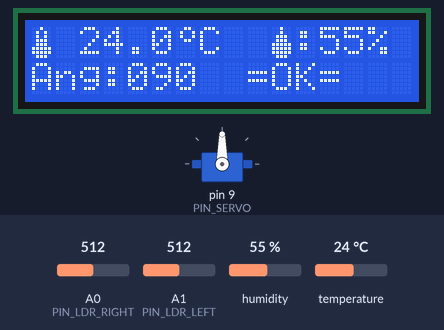
A sketch run on a simulated Arduino Uno, built with avr-gcc and run on an emulated ATmega328P. Shown: 16×2 character LCD, servo. The test bench sets the inputs (shaded band); at power-on: A0 (PIN_LDR_RIGHT) = 512, A1 (PIN_LDR_LEFT) = 512, humidity 55 %, temperature 24 °C. What the sketch prints to the serial monitor is not drawn.

Above: at 4.8 s.
4.9 s: A0 (PIN_LDR_RIGHT) set to 538
At 6.8 s:
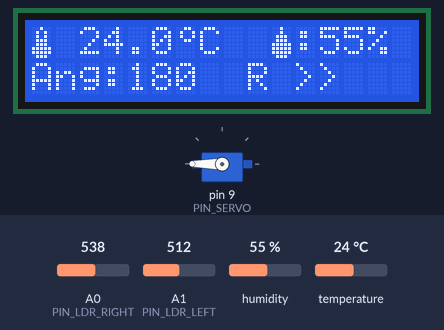
7.5 s: A1 (PIN_LDR_LEFT) set to 538
At 8.5 s:
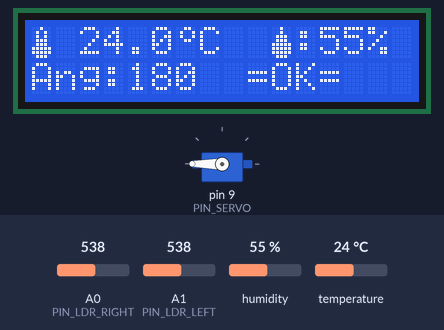
9.3 s: A1 (PIN_LDR_LEFT) set to 567
At 11.9 s:
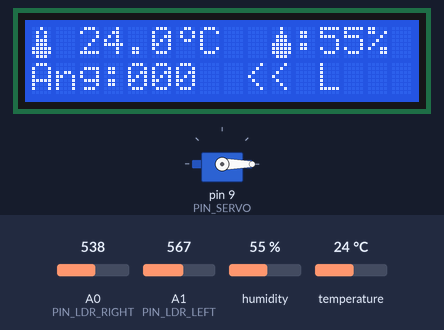
12.0 s: A0 (PIN_LDR_RIGHT) set to 566
At 12.5 s:
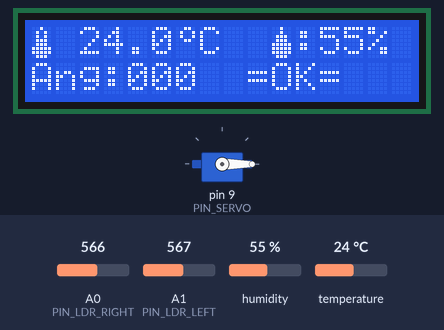
13.6 s: A0 (PIN_LDR_RIGHT) set to 601
At 14.06 s:
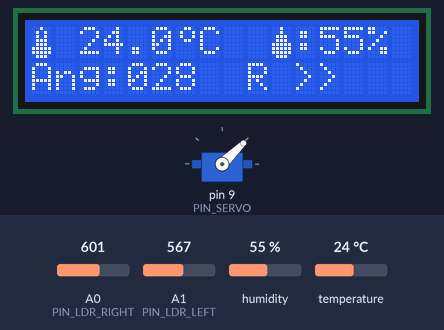
16.6 s: humidity set to 22 %
At 19.5 s:
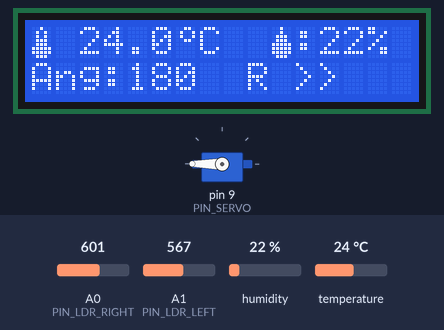
Timing chart, 0 to 20.6 s (numbered marks = the images above; inputs shaded):
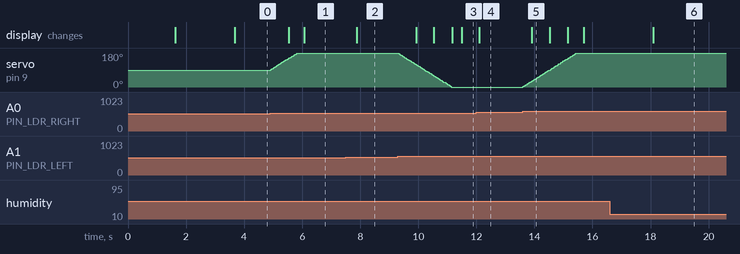

Measured:
- the behaviour switches between 527 and 528 on A0 (PIN_LDR_RIGHT) (found by bisection; images 0 and 1)
- the behaviour switches between 553 and 554 on A1 (PIN_LDR_LEFT) (found by bisection; images 2 and 3)
- the behaviour switches between 582 and 583 on A0 (PIN_LDR_RIGHT) (found by bisection; images 4 and 5)
- after the input at 4.9 s, servo on pin 9 (PIN_SERVO): moves from 90° to 180° over 0.91 s, starting at once; the display: first changes after 0.64 s (image 1 shows a later state)
- after the input at 7.5 s, the display: changes after 0.38 s (image 2)
- after the input at 9.3 s, servo on pin 9 (PIN_SERVO): moves from 180° to 0° over 1.8 s, starting at once; the display: first changes after 0.62 s (image 3 shows a later state)
- after the input at 12.0 s, the display: changes after 0.10 s (image 4)
- after the input at 13.6 s, servo on pin 9 (PIN_SERVO): moves from 0° to 180° over 1.9 s, starting at once; the display: changes after 0.30 s (image 5)
- after the input at 16.6 s, the display: changes after 1.5 s (image 6)

The sketch:

solar_tracker.ino
```cpp
//  Solar Tracker + DHT11 Temperature & Humidity Display
//  Hardware: Arduino Uno/Nano R3
//  LCD: 16x2 with I2C backpack (PCF8574) — SDA=A4, SCL=A5
//  Servo: D9
//  Sensor: DHT11 on A2
//  LDR Left: A1  |  LDR Right: A0

// ---------- Libraries ----------
#include <Wire.h>               // I2C (built-in)
#include <LiquidCrystal_I2C.h> // LCD I2C
#include <Servo.h>              // Servo
#include <DHT.h>                // DHT11/DHT22 driver

// ============================================================
//  PIN DEFINITIONS
// ============================================================
#define PIN_SERVO        9      // Servo PWM signal
#define PIN_DHT          A2     // DHT11 data line
#define PIN_LDR_LEFT     A1     // Left  LDR
#define PIN_LDR_RIGHT    A0     // Right LDR

// DHT sensor type — change to DHT22 if you upgrade later
#define DHT_TYPE         DHT11

// ============================================================
//  TUNABLE PARAMETERS
// ============================================================
#define SERVO_MIN_ANGLE    0    // Servo left  limit (°)
#define SERVO_MAX_ANGLE    180  // Servo right limit (°)
#define SERVO_START_ANGLE  90  // Boot position (centre)

#define LDR_THRESHOLD      15  // Dead-band to prevent jitter
#define SERVO_STEP         2   // Degrees per move
#define SERVO_SPEED_MS     20  // ms between servo steps

// DHT11 needs at least 2000ms between reads
#define DHT_READ_INTERVAL  2000
#define LCD_UPDATE_MS      600

// ============================================================
//  OBJECT INSTANCES
// ============================================================

// Try 0x27 first; if LCD blank, change to 0x3F
LiquidCrystal_I2C lcd(0x27, 16, 2);

Servo trackServo;

DHT dht(PIN_DHT, DHT_TYPE);

// ============================================================
//  GLOBAL STATE
// ============================================================
int   servoAngle  = SERVO_START_ANGLE;
float tempC       = 0.0;
float humidity    = 0.0;
bool  sensorOK    = false;

unsigned long lastDHTTime   = 0;
unsigned long lastLcdTime   = 0;
unsigned long lastServoTime = 0;

// Custom LCD characters
byte degreeChar[8] = {      // ° symbol
  0b00110, 0b01001, 0b01001,
  0b00110, 0b00000, 0b00000,
  0b00000, 0b00000
};

byte tempIcon[8] = {        // small thermometer icon
  0b00100, 0b01010, 0b01010,
  0b01110, 0b01110, 0b11111,
  0b11111, 0b01110
};

byte dropIcon[8] = {        // water drop icon for humidity
  0b00100, 0b00100, 0b01110,
  0b01110, 0b11111, 0b11111,
  0b11111, 0b01110
};

// ============================================================
//  SETUP
// ============================================================
void setup() {
  Serial.begin(9600);
  Serial.println(F("=== Solar Tracker (DHT11) Boot ==="));

  // --- LCD init ---
  lcd.init();
  lcd.backlight();
  lcd.createChar(0, degreeChar);  // slot 0 = °
  lcd.createChar(1, tempIcon);    // slot 1 = thermometer
  lcd.createChar(2, dropIcon);    // slot 2 = drop

  // Boot splash
  lcd.setCursor(0, 0);
  lcd.print(F(" Solar Tracker  "));
  lcd.setCursor(0, 1);
  lcd.print(F("  with DHT11    "));
  delay(1500);
  lcd.clear();

  // --- Servo init ---
  trackServo.attach(PIN_SERVO);
  trackServo.write(SERVO_START_ANGLE);
  Serial.print(F("Servo centred at "));
  Serial.print(SERVO_START_ANGLE);
  Serial.println(F("°"));

  // --- DHT11 init ---
  dht.begin();
  delay(2000);  // DHT11 needs 2s after power-on before first read

  // First sensor read
  readDHT();
  lastDHTTime = millis();

  Serial.println(F("Setup complete."));
}

// ============================================================
//  LOOP
// ============================================================
void loop() {
  unsigned long now = millis();

  // ── 1. Read LDRs ─────────────────────────────────────────
  int ldrLeft  = analogRead(PIN_LDR_LEFT);
  int ldrRight = analogRead(PIN_LDR_RIGHT);
  int ldrDiff  = ldrLeft - ldrRight;   // +ve → left brighter

  // ── 2. Move servo based on light imbalance ────────────────
  if (now - lastServoTime >= SERVO_SPEED_MS) {
    lastServoTime = now;

    if (ldrDiff > LDR_THRESHOLD) {
      servoAngle -= SERVO_STEP;          // track left
    } else if (ldrDiff < -LDR_THRESHOLD) {
      servoAngle += SERVO_STEP;          // track right
    }

    servoAngle = constrain(servoAngle, SERVO_MIN_ANGLE, SERVO_MAX_ANGLE);
    trackServo.write(servoAngle);
  }

  // ── 3. Read DHT11 (max once per 2 s) ─────────────────────
  if (now - lastDHTTime >= DHT_READ_INTERVAL) {
    lastDHTTime = now;
    readDHT();
  }

  // ── 4. Update LCD (every 600 ms) ─────────────────────────
  if (now - lastLcdTime >= LCD_UPDATE_MS) {
    lastLcdTime = now;
    updateLCD(ldrLeft, ldrRight, ldrDiff);
  }
}

// ============================================================
//  READ DHT11 SENSOR
// ============================================================
void readDHT() {
  float newTemp = dht.readTemperature();   // Celsius
  float newHum  = dht.readHumidity();

  // isnan() catches failed reads
  if (isnan(newTemp) || isnan(newHum)) {
    sensorOK = false;
    Serial.println(F("DHT11 read FAILED — check wiring & pull-up!"));
  } else {
    tempC    = newTemp;
    humidity = newHum;
    sensorOK = true;
    Serial.print(F("Temp: ")); Serial.print(tempC, 1);
    Serial.print(F("C  Humidity: ")); Serial.print(humidity, 1);
    Serial.println(F("%"));
  }
}

// ============================================================
//  LCD UPDATE
// ============================================================
//
//  Layout when sensor OK:
//  ┌────────────────┐
//  │⊞ 28.5°C  H:65%│   row 0: temp + humidity
//  │Ang:090  =OK=   │   row 1: servo angle + direction
//  └────────────────┘
//
//  Layout on sensor error:
//  ┌────────────────┐
//  │ DHT11 ERROR!   │
//  │Check wiring    │
//  └────────────────┘
// ============================================================
void updateLCD(int ldrL, int ldrR, int diff) {

  // ── Row 0 ─────────────────────────────────────────────────
  lcd.setCursor(0, 0);

  if (!sensorOK) {
    lcd.print(F(" DHT11 ERROR!   "));
    lcd.setCursor(0, 1);
    lcd.print(F(" Check wiring   "));
    return;  // skip row 1 drawing below
  }

  // Thermometer icon
  lcd.write(byte(1));
  lcd.print(F(" "));

  // Temperature: e.g. "28.5" (right-pad to fixed width)
  if (tempC < 10.0) lcd.print(F(" "));   // leading space for single digit
  lcd.print(tempC, 1);
  lcd.write(byte(0));     // ° symbol
  lcd.print(F("C"));

  lcd.print(F("  "));

  // Drop icon + humidity
  lcd.write(byte(2));
  lcd.print(F(":"));
  if (humidity < 10.0) lcd.print(F(" "));
  lcd.print((int)humidity);   // DHT11 gives integer humidity
  lcd.print(F("%  "));        // trailing spaces clear old chars

  // ── Row 1 ─────────────────────────────────────────────────
  lcd.setCursor(0, 1);
  lcd.print(F("Ang:"));

  // 3-digit angle with leading zeros
  if (servoAngle < 100) lcd.print(F("0"));
  if (servoAngle < 10)  lcd.print(F("0"));
  lcd.print(servoAngle);

  lcd.print(F("  "));

  // Direction label
  if (diff > LDR_THRESHOLD) {
    lcd.print(F("<< L"));    // tracking left
  } else if (diff < -LDR_THRESHOLD) {
    lcd.print(F("R >>"));    // tracking right
  } else {
    lcd.print(F("=OK="));    // balanced / locked on sun
  }

  lcd.print(F("   "));       // clear any leftover chars

  // ── Serial mirror ─────────────────────────────────────────
  Serial.print(F("L:")); Serial.print(ldrL);
  Serial.print(F(" R:")); Serial.print(ldrR);
  Serial.print(F(" Δ:")); Serial.print(diff);
  Serial.print(F(" Servo:")); Serial.print(servoAngle);
  Serial.print(F("° T:")); Serial.print(tempC, 1);
  Serial.print(F("C H:")); Serial.print(humidity, 1);
  Serial.println(F("%"));
}
```
